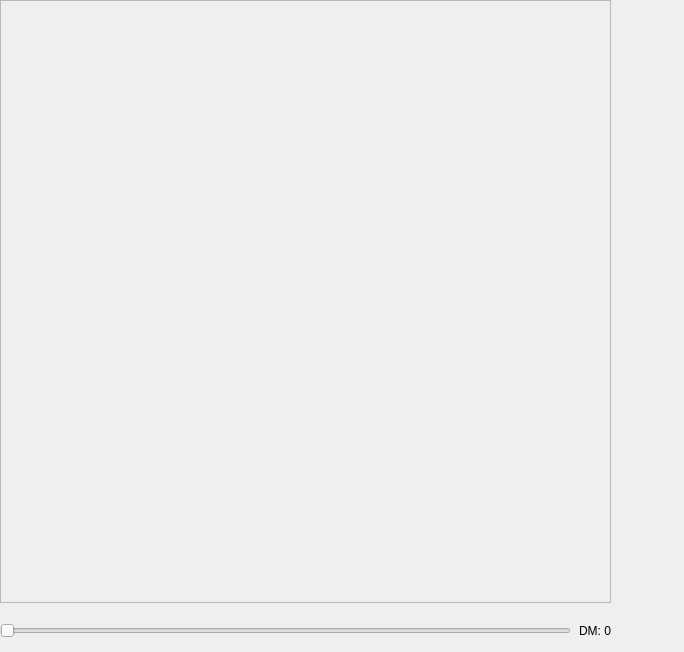
<?xml version="1.0" encoding="UTF-8"?>
<ui version="4.0">
 <class>MiriadPlotter</class>
 <widget class="QWidget" name="MiriadPlotter">
  <property name="geometry">
   <rect>
    <x>0</x>
    <y>0</y>
    <width>684</width>
    <height>652</height>
   </rect>
  </property>
  <property name="sizePolicy">
   <sizepolicy hsizetype="Expanding" vsizetype="Expanding">
    <horstretch>0</horstretch>
    <verstretch>0</verstretch>
   </sizepolicy>
  </property>
  <property name="windowTitle">
   <string>Miriad Plotter</string>
  </property>
  <widget class="QWidget" name="verticalLayoutWidget">
   <property name="geometry">
    <rect>
     <x>0</x>
     <y>0</y>
     <width>611</width>
     <height>651</height>
    </rect>
   </property>
   <layout class="QVBoxLayout" name="verticalLayout" stretch="15,1">
    <property name="spacing">
     <number>8</number>
    </property>
    <item>
     <widget class="QFrame" name="plotWidget">
      <property name="frameShape">
       <enum>QFrame::StyledPanel</enum>
      </property>
      <property name="frameShadow">
       <enum>QFrame::Raised</enum>
      </property>
      <zorder>horizontalLayoutWidget</zorder>
     </widget>
    </item>
    <item>
     <layout class="QHBoxLayout" name="horizontalLayout">
      <item>
       <layout class="QHBoxLayout" name="horizontalLayout_2">
        <item>
         <widget class="QSlider" name="dmSlider">
          <property name="maximum">
           <number>0</number>
          </property>
          <property name="orientation">
           <enum>Qt::Horizontal</enum>
          </property>
         </widget>
        </item>
       </layout>
      </item>
      <item>
       <widget class="QLabel" name="dmLabel">
        <property name="text">
         <string>DM: 0</string>
        </property>
       </widget>
      </item>
     </layout>
    </item>
   </layout>
  </widget>
 </widget>
 <resources>
  <include location="plotterResources.qrc"/>
 </resources>
 <connections/>
</ui>
